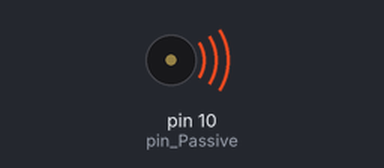
This sketch was run on a simulated Arduino Uno, built with avr-gcc and run on an emulated ATmega328P. On the bench: buzzer (waves = sounding).

Above: at 0.5 s.
At 5.5 s:
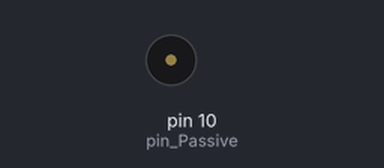
Timing chart, 0 to 7.8 s (numbered marks = the images above):
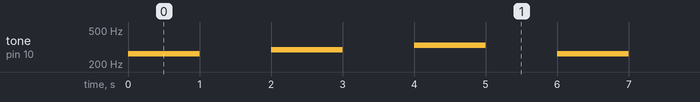

Measured:
- by itself, tone on pin 10 (pin_Passive): repeats every 6.0 s: silent 1.0 s, 294 Hz 1.0 s, silent 1.0 s, 330 Hz 1.0 s, silent 1.0 s, 262 Hz 1.0 s

The sketch:

Passive_Buzzer.ino
```cpp
int pin_Passive = 10;
void setup(){
	pinMode(pin_Passive, OUTPUT);
}

void loop(){
	tone(pin_Passive, 262);
  	delay(1000);
  	noTone(pin_Passive);
  	delay(1000);
    	tone(pin_Passive, 294);
  	delay(1000);
  	noTone(pin_Passive);
  	delay(1000);
    	tone(pin_Passive, 330);
  	delay(1000);
  	noTone(pin_Passive);
  	delay(1000);
}
```
